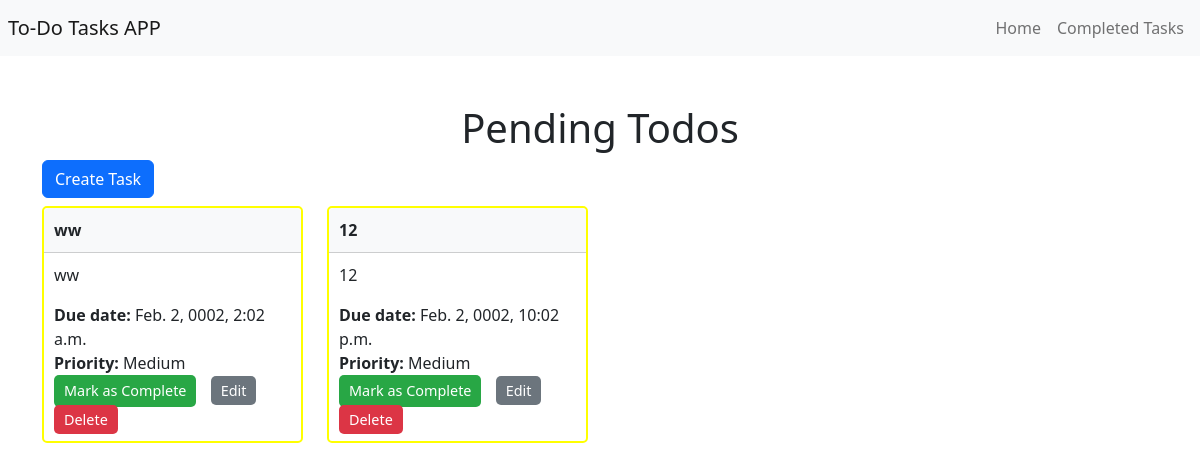
Before: / with the older database file.
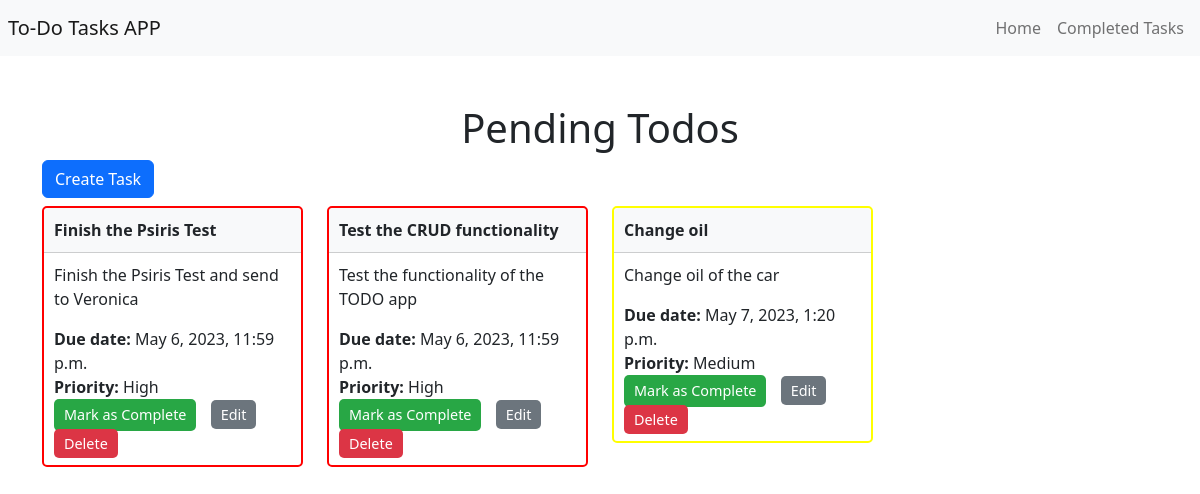
After: the same page with the newer database file.
### todo/models.py (models this page shows, shortened)
class Task(models.Model):
    HIGH = 'H'
    MEDIUM = 'M'
    LOW = 'L'
    PRIORITY_CHOICES = [
        (HIGH, 'High'),
        (MEDIUM, 'Medium'),
        (LOW, 'Low'),
    ]
    title = models.CharField(max_length=200)
    description = models.TextField()
    due_date = models.DateTimeField(default=timezone.now)
    priority = models.CharField(max_length=1, choices=PRIORITY_CHOICES, default=MEDIUM)
    completed = models.BooleanField(default=False)

### todo/views.py (the view)
# urls.py: path('', views.task_list, name='task_list'),
def task_list(request):
    tasks = Task.objects.filter(completed=False).order_by('due_date', 'priority')
    return render(request, 'todo/task_list.html', {'tasks': tasks})

### todo/templates/todo/task_list.html (shortened to what this page needs)
{% extends "todo/base.html" %}
{% load static %}
{% block content %}
  <h1 style="text-align:center;">Pending Todos</h1>
  <button type="button" class="btn btn-primary" data-bs-toggle="modal" data-bs-target="#createTaskModal">
    Create Task
  </button>
  <div class="row">
    {% for task in tasks %}
      <div class="col-sm-6 col-md-4 col-lg-3 my-2 ">
        <div class="card {% if task.priority == 'H' %}high-priority{% elif task.priority == 'M' %}medium-priority{% else %}low-priority{% endif %}">
        <div class="card-header">{{ task.title }}</div>
          <div class="card-body" style="padding:10px;">
            <p class="card-text">{{ task.description }}</p>
            <p class="card-text" style="margin-bottom:0;"><strong>Due date:</strong> {{ task.due_date }}</p>
            <p class="card-text" style="margin-bottom:0;"><strong>Priority:</strong> {{ task.get_priority_display }}</p>
            <form method="post" action="{% url 'todo:completed_tasks' %}" style="display:inline-block; margin-right:10px;">
              <button type="submit" style="padding:5px 10px; font-size:0.9rem; background-color:#28a745; color:#fff; border-radius:5px; border:none;" {% if task.completed %}disabled{% endif %}>Mark as Complete</button>
            </form>
            <a href="{% url 'todo:task_edit' task.id %}" style="padding:5px 10px; font-size:0.9rem; background-color:#6c757d; color:#fff; border-radius:5px; text-decoration:none; margin-right:10px;">Edit</a>
            <a href="{% url 'todo:task_delete' task.id %}" style="padding:5px 10px; font-size:0.9rem; background-color:#dc3545; color:#fff; border-radius:5px; text-decoration:none;">Delete</a>
          </div>
        </div>
      </div>
    {% empty %}
      <div class="col" style="text-align:center;">
        <p>No tasks yet.</p>
      </div>
    {% endfor %}
  </div>
{% endblock %}

### todo/templates/todo/base.html (shortened to what this page needs)
<!DOCTYPE html>
<html>
  <head>
    <link href="https://cdn.jsdelivr.net/npm/bootstrap@5.2.3/dist/css/bootstrap.min.css" rel="stylesheet">
    {% load static %}
    <link rel="stylesheet" type="text/css" href="{% static 'todo/styles.css' %}">
  </head>
  <body>
    <nav class="navbar navbar-expand-lg navbar-light bg-light">
      <a class="navbar-brand mx-2 " href="#">To-Do Tasks APP</a>
      <div class="collapse navbar-collapse justify-content-end mx-2" id="navbarNav">
        <ul class="navbar-nav">
          <li class="nav-item">
            <a class="nav-link" href="{% url 'todo:task_list' %}">Home</a>
          </li>
          <li class="nav-item">
            <a class="nav-link" href="{% url 'todo:completed_tasks' %}">Completed Tasks</a>
          </li>
        </ul>
    </div>
    </nav>
    <div class="container mt-5">
      {% block content %}
      {% endblock %}
    </div>
  </body>
</html>

### todo/static/todo/styles.css (style rules this page uses)
h1 { text-align: center; }
.card { border-radius: 5px; border-width: 2px; border-style: solid; }
.card-header { background-color: #f8f9fa; font-weight: bold; padding: 10px; }
.high-priority { border-color: red; }
.medium-priority { border-color: yellow; }

Changed rows visible on the page:
removed Task: title "ww", description "ww", due_date "Feb. 2, 0002, 2:02 a.m.", priority "Medium"
removed Task: title "12", description "12", due_date "Feb. 2, 0002, 10:02 p.m.", priority "Medium"
added Task: title "Finish the Psiris Test", description "Finish the Psiris Test and send to Veronica", due_date "May 6, 2023, 11:59 p.m.", priority "High"
added Task: title "Test the CRUD functionality", description "Test the functionality of the TODO app", due_date "May 6, 2023, 11:59 p.m.", priority "High"
added Task: title "Change oil", description "Change oil of the car", due_date "May 7, 2023, 1:20 p.m.", priority "Medium"
